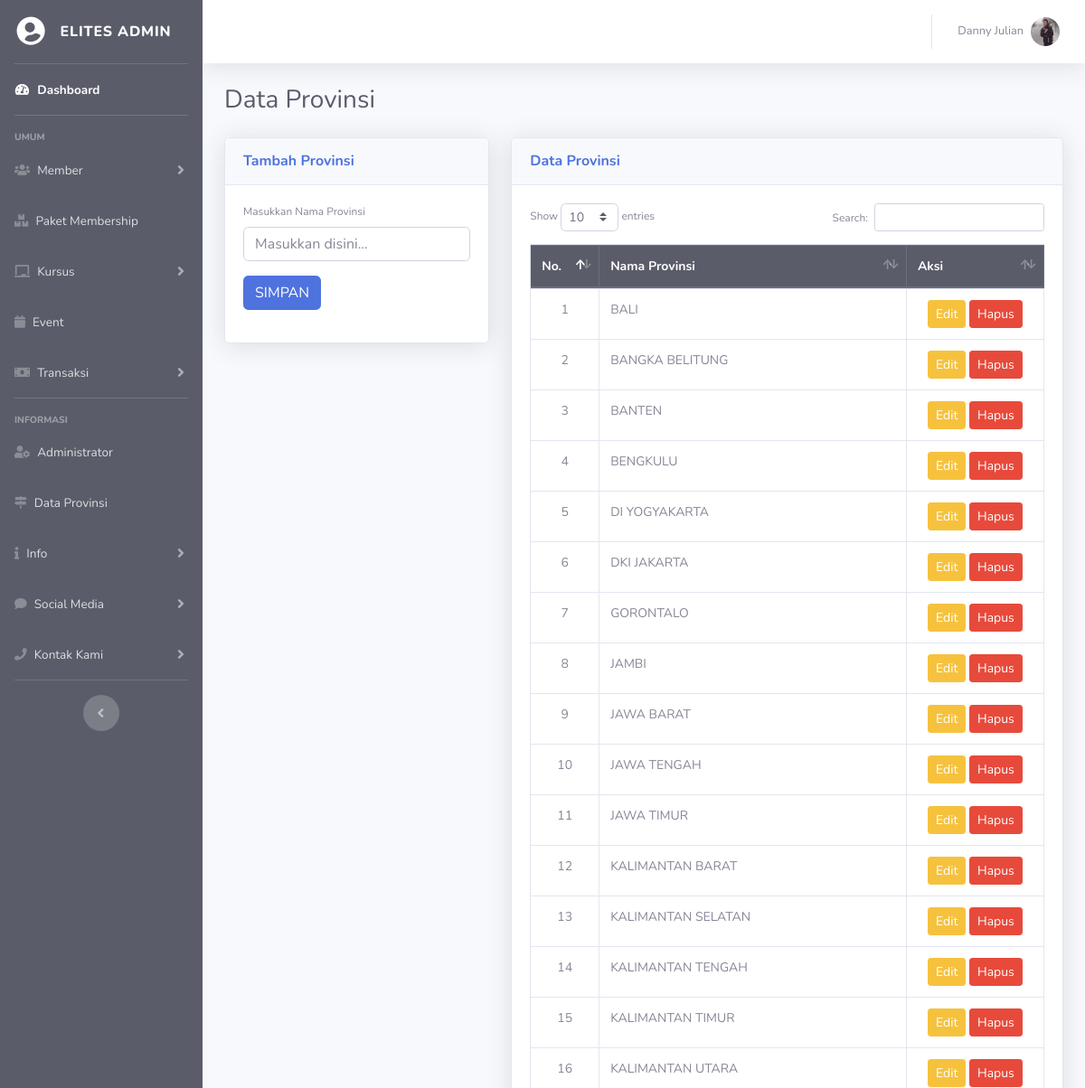
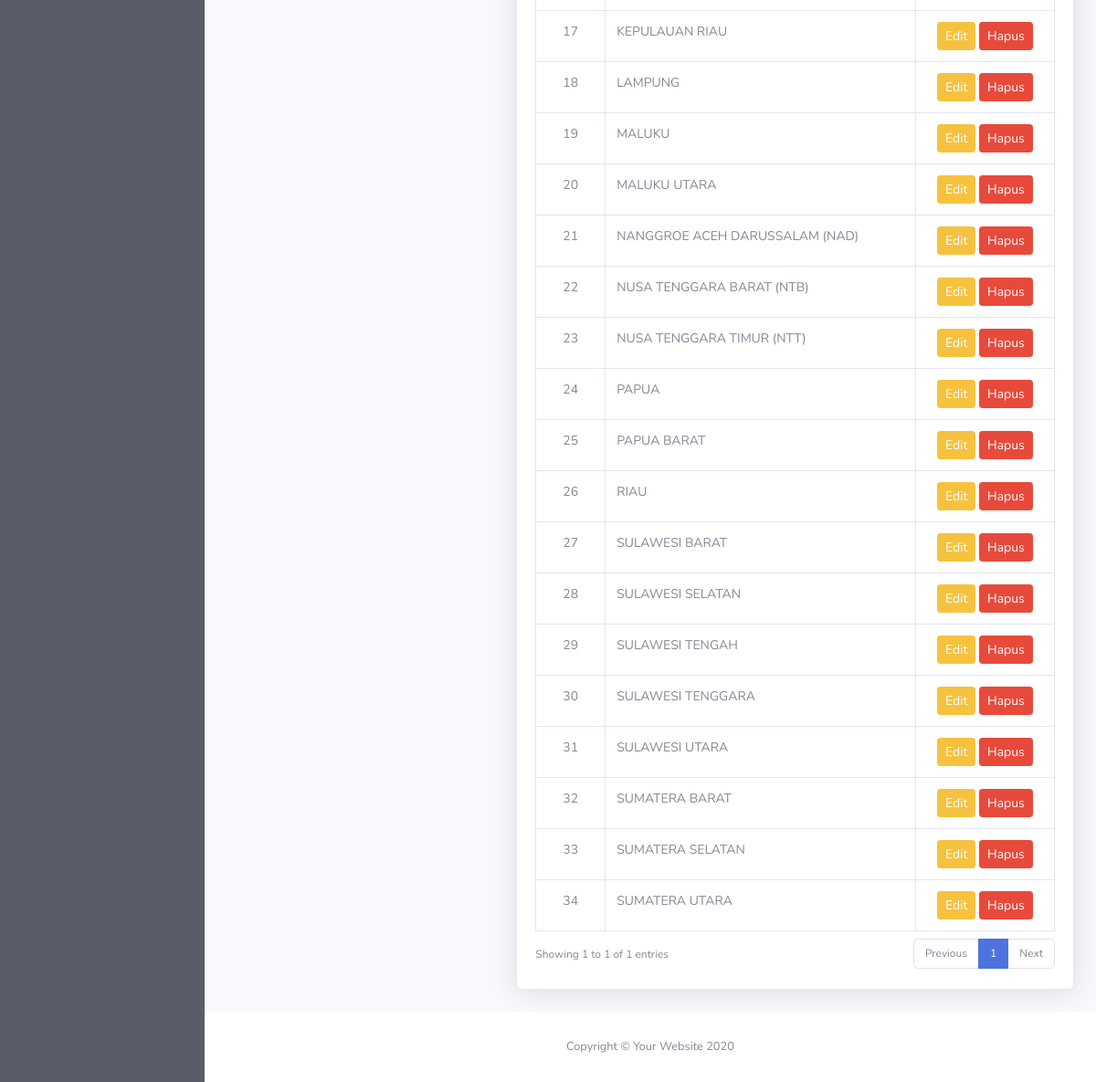
The app's page /elit-admin/index.php?hal=provinsi-data (signed in) with its own data (2 pictures, top to bottom).
### tables this page shows
CREATE TABLE `user` (
  `id_user` int(11) NOT NULL,
  `nama_user` varchar(50) NOT NULL,
  `alamat` text NOT NULL,
  `tgl_lahir` date NOT NULL,
  `jenis_kelamin` varchar(15) NOT NULL,
  `no_hp` varchar(15) NOT NULL,
  `email` varchar(50) NOT NULL,
  `password` varchar(15) NOT NULL,
  `foto` varchar(100) NOT NULL,
  `hak_akses` varchar(15) NOT NULL,
  `status` varchar(15) NOT NULL,
  `setuju` varchar(5) NOT NULL
);

CREATE TABLE `provinsi` (
  `id_provinsi` int(11) NOT NULL,
  `nama_provinsi` varchar(50) NOT NULL
);

### elit-admin/fungsi/fungsian.php (called while the page is built, shortened)
<?php
    function loncengNotif($a)
    {
        if ($a==0)
        {
            $isi = "";
        }
        return $isi;
    }
?>

### fungsional/data/isiData.php (called while the page is built, shortened)
<?php
    class isiData extends konfigurasi
    {
        public function perulanganData($q)
        {
            while ($a = mysqli_fetch_array($q))
            {
                $isi[]=$a;
            }
            return $isi;
        }
        public function hitungData($q)
        {
            $hitung = mysqli_num_rows($q);
            return $hitung;
        }
        public function eksekusiSQL($sqlnya)
        {
            $sambungannya=parent::sambungkan();
            $que = mysqli_query($sambungannya, $sqlnya);
            return $que;
        }
        public function tampilId($nama_tabel, $id, $val)
        {
            $sql = "SELECT *FROM $nama_tabel WHERE $id = '$val'";
            $que = $this->eksekusiSQL($sql);
            $kondisi = $this->perulanganData($que);
            return $kondisi;
        }
    }
?>

### elit-admin/fungsi/akun.php (called while the page is built, shortened)
<?php
    if (!empty($admin))
    {
        $tampil = $isi->tampilId("user", "id_user", "$admin");
        foreach ($tampil as $key)
        {
            $namauser = $key['nama_user'];
            $foto     = $key['foto'];
            if ($foto=='Kosong')
            {
                $gambarLogin = "../img/nofoto.png";
            }
            else
            {
                $gambarLogin="../foto/$foto";
            }
        }
    }
?>

### elit-admin/halaman/provinsi-data.php (the view, shortened to what this page needs)
<div class="container-fluid">
    <div class="d-sm-flex align-items-center justify-content-between mb-4">
        <h1 class="h3 mb-0 text-gray-800">Data Provinsi</h1>
    </div>
    <div class="row">
        <div class="col-md-4">
            <div class="card shadow mb-4">
                <div class="card-header py-3 d-flex flex-row align-items-center justify-content-between">
                    <h6 class="m-0 font-weight-bold text-primary">Tambah Provinsi</h6>
                </div>
                <div class="card-body">
                    <form action="?hal=provinsi-respon&mau=tambah" method="post">
                        <div class="form-group">
                            <label for="">Masukkan Nama Provinsi</label>
                            <input type="text" class="form-control" name="nama" placeholder="Masukkan disini..." required>
                        </div>
                        <p>
                            <button type="submit" class="btn btn-primary">SIMPAN</button>
                        </p>
                    </form>
                </div>
            </div>
        </div>
        <div class="col-md-8">
            <div class="card shadow mb-4">
                <div class="card-header py-3 d-flex flex-row align-items-center justify-content-between">
                    <h6 class="m-0 font-weight-bold text-primary">Data Provinsi</h6>
                </div>
                <div class="card-body">
                    <?php
                    $perintah = $isi->eksekusiSQl("SELECT *FROM provinsi ORDER BY nama_provinsi ASC");
                    $hitung   = $isi->hitungData($perintah);
                    if ($hitung == 0) {
                        pesanKosong();
                    } else {
                        echo
                        "
                    <div class='table-responsive'>
                            <table class='table table-bordered' id='dataTable' width='100%' cellspacing='0' style='font-size:14px;'>
                                <thead class='thead-dark'>
                                    <tr>
                                        <th>No.</th>
                                        <th>Nama Provinsi</th>
                                        <th>Aksi</th>
                                    </tr>
                                </thead>
                        ";
                        $no = 1;
                        foreach ($perintah as $a) {
                            $idprov = $a['id_provinsi'];
                            $nama  = $a['nama_provinsi'];
                            echo
                            "
                                <tbody>
                                    <tr>
                                        <td align='center'>$no</td>
                                        <td>
                                           $nama
                                        </td>
                                        <td>
                                            <center>
                                                <a class='btn btn-warning btn-sm' href='#' data-toggle='modal' data-target='#provinsi$idprov'>Edit</a>
                                                <a class='btn btn-danger btn-sm' href='?hal=provinsi-respon&id=$idprov&mau=hapus'>Hapus</a>
                                            </center>
                                        </td>
                                    </tr>
                                    <div class='modal fade' id='provinsi$idprov' tabindex='-1' role='dialog' aria-labelledby='modelTitleId' aria-hidden='true'>
                                                            <input type='hidden' name='id' value='$idprov'>
                                                            <input value='$nama' type='text' class='form-control' name='nama' placeholder='Masukkan disini...' required>
                                    </div>
                            ";
                            $no++;
                        }
                        echo
                        "
                                </tbody>
                            </table>
                        </div>
                    ";
                    }
                    ?>
                </div>
            </div>
        </div>
    </div>

### elit-admin/fungsi/menu-atas.php (shortened to what this page needs)
<nav class="navbar navbar-expand navbar-light bg-white topbar mb-4 static-top shadow">
<ul class="navbar-nav ml-auto">
  <li class="nav-item dropdown no-arrow">
    <a class="nav-link dropdown-toggle" href="#" id="userDropdown" role="button" data-toggle="dropdown" aria-haspopup="true" aria-expanded="false">
      <span class="mr-2 d-none d-lg-inline text-gray-600 small"><?php echo $namauser; ?></span>
      <img class="img-profile rounded-circle" src="<?php echo $gambarLogin; ?>">
    </a>
  </li>
</ul>
</nav>

### elit-admin/css/danny-admin.css (style rules this page uses)
.container-fluid { font-size: 12px; }
table { font-size: 12px; }

### records on screen
user: nama_user "Danny Julian", foto (picture)
provinsi: nama_provinsi "BALI"
provinsi: nama_provinsi "BANGKA BELITUNG"
provinsi: nama_provinsi "BANTEN"
provinsi: nama_provinsi "BENGKULU"
provinsi: nama_provinsi "DI YOGYAKARTA"
provinsi: nama_provinsi "DKI JAKARTA"
provinsi: nama_provinsi "GORONTALO"
provinsi: nama_provinsi "JAMBI"
provinsi: nama_provinsi "JAWA BARAT"
provinsi: nama_provinsi "JAWA TENGAH"
provinsi: nama_provinsi "JAWA TIMUR"
provinsi: nama_provinsi "KALIMANTAN BARAT"
provinsi: nama_provinsi "KALIMANTAN SELATAN"
provinsi: nama_provinsi "KALIMANTAN TENGAH"
provinsi: nama_provinsi "KALIMANTAN TIMUR"
provinsi: nama_provinsi "KALIMANTAN UTARA"
provinsi: nama_provinsi "KEPULAUAN RIAU"
provinsi: nama_provinsi "LAMPUNG"
provinsi: nama_provinsi "MALUKU"
provinsi: nama_provinsi "MALUKU UTARA"
provinsi: nama_provinsi "NANGGROE ACEH DARUSSALAM (NAD)"
provinsi: nama_provinsi "NUSA TENGGARA BARAT (NTB)"
provinsi: nama_provinsi "NUSA TENGGARA TIMUR (NTT)"
provinsi: nama_provinsi "PAPUA"
provinsi: nama_provinsi "PAPUA BARAT"
provinsi: nama_provinsi "RIAU"
provinsi: nama_provinsi "SULAWESI BARAT"
provinsi: nama_provinsi "SULAWESI SELATAN"
provinsi: nama_provinsi "SULAWESI TENGAH"
provinsi: nama_provinsi "SULAWESI TENGGARA"
provinsi: nama_provinsi "SULAWESI UTARA"
provinsi: nama_provinsi "SUMATERA BARAT"
provinsi: nama_provinsi "SUMATERA SELATAN"
provinsi: nama_provinsi "SUMATERA UTARA"
